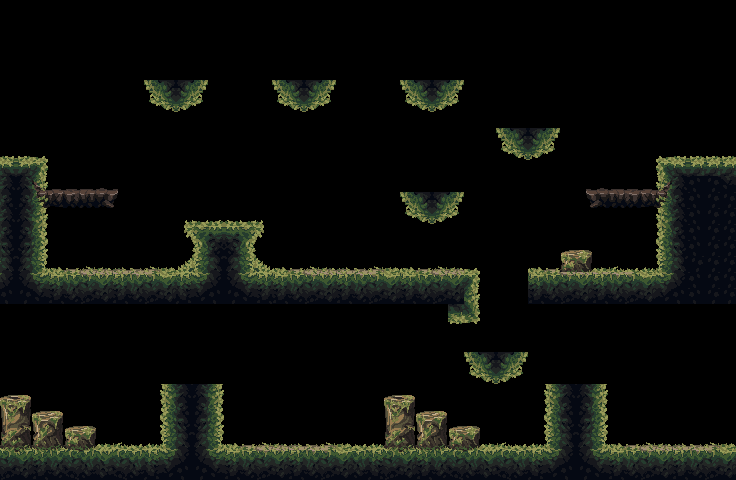

Tiled map render using the project's own tile images. Description and the map definition, with tile-layer contents summarised, below:
An orthogonal 46x30 tile map with 16x16 px tiles, 1 tile layer (top).

<map version="1.4" tiledversion="1.4.0" orientation="orthogonal" renderorder="right-down" width="46" height="30" tilewidth="16" tileheight="16" infinite="0" nextlayerid="2" nextobjectid="1">
 <editorsettings>
  <export target="terrain.json" format="json" />
 </editorsettings>
 <tileset firstgid="1" name="terrain" tilewidth="16" tileheight="16" tilecount="4096" columns="64">
  <image source="../tiles/mainlevbuild.png" width="1024" height="1024" />
  <tile id="341">
   <properties>
    <property name="isPlatform" type="bool" value="true" />
   </properties>
  </tile>
  <tile id="342">
   <properties>
    <property name="isPlatform" type="bool" value="true" />
   </properties>
  </tile>
  <tile id="343">
   <properties>
    <property name="isPlatform" type="bool" value="true" />
   </properties>
  </tile>
  <tile id="344">
   <properties>
    <property name="isPlatform" type="bool" value="true" />
   </properties>
  </tile>
  <tile id="406">
   <properties>
    <property name="isPlatform" type="bool" value="true" />
   </properties>
  </tile>
  <tile id="407">
   <properties>
    <property name="isPlatform" type="bool" value="true" />
   </properties>
  </tile>
  <tile id="651">
   <properties>
    <property name="isPlatform" type="bool" value="true" />
   </properties>
  </tile>
  <tile id="652">
   <properties>
    <property name="isPlatform" type="bool" value="true" />
   </properties>
  </tile>
  <tile id="653">
   <properties>
    <property name="isPlatform" type="bool" value="true" />
   </properties>
  </tile>
  <tile id="654">
   <properties>
    <property name="isPlatform" type="bool" value="true" />
   </properties>
  </tile>
  <tile id="715">
   <properties>
    <property name="isPlatform" type="bool" value="true" />
   </properties>
  </tile>
  <tile id="716">
   <properties>
    <property name="isPlatform" type="bool" value="true" />
   </properties>
  </tile>
  <tile id="717">
   <properties>
    <property name="isPlatform" type="bool" value="true" />
   </properties>
  </tile>
  <tile id="718">
   <properties>
    <property name="isPlatform" type="bool" value="true" />
   </properties>
  </tile>
  <tile id="775">
   <properties>
    <property name="isPlatform" type="bool" value="true" />
   </properties>
  </tile>
  <tile id="776">
   <properties>
    <property name="isPlatform" type="bool" value="true" />
   </properties>
  </tile>
  <tile id="777">
   <properties>
    <property name="isPlatform" type="bool" value="true" />
   </properties>
  </tile>
  <tile id="778">
   <properties>
    <property name="isPlatform" type="bool" value="true" />
   </properties>
  </tile>
  <tile id="779">
   <properties>
    <property name="isPlatform" type="bool" value="true" />
   </properties>
  </tile>
  <tile id="780">
   <properties>
    <property name="isPlatform" type="bool" value="true" />
   </properties>
  </tile>
  <tile id="781">
   <properties>
    <property name="isPlatform" type="bool" value="true" />
   </properties>
  </tile>
  <tile id="782">
   <properties>
    <property name="isPlatform" type="bool" value="true" />
   </properties>
  </tile>
  <tile id="783">
   <properties>
    <property name="isPlatform" type="bool" value="true" />
   </properties>
  </tile>
  <tile id="784">
   <properties>
    <property name="isPlatform" type="bool" value="true" />
   </properties>
  </tile>
  <tile id="785">
   <properties>
    <property name="isPlatform" type="bool" value="true" />
   </properties>
  </tile>
  <tile id="786">
   <properties>
    <property name="isPlatform" type="bool" value="true" />
   </properties>
  </tile>
  <tile id="843">
   <properties>
    <property name="isPlatform" type="bool" value="true" />
   </properties>
  </tile>
  <tile id="844">
   <properties>
    <property name="isPlatform" type="bool" value="true" />
   </properties>
  </tile>
  <tile id="845">
   <properties>
    <property name="isPlatform" type="bool" value="true" />
   </properties>
  </tile>
  <tile id="846">
   <properties>
    <property name="isPlatform" type="bool" value="true" />
   </properties>
  </tile>
  <tile id="897">
   <properties>
    <property name="isPlatform" type="bool" value="true" />
   </properties>
  </tile>
  <tile id="898">
   <properties>
    <property name="isPlatform" type="bool" value="true" />
   </properties>
  </tile>
  <tile id="907">
   <properties>
    <property name="isPlatform" type="bool" value="true" />
   </properties>
  </tile>
  <tile id="908">
   <properties>
    <property name="isPlatform" type="bool" value="true" />
   </properties>
  </tile>
  <tile id="909">
   <properties>
    <property name="isPlatform" type="bool" value="true" />
   </properties>
  </tile>
  <tile id="910">
   <properties>
    <property name="isPlatform" type="bool" value="true" />
   </properties>
  </tile>
  <tile id="920">
   <properties>
    <property name="isPlatform" type="bool" value="true" />
   </properties>
  </tile>
  <tile id="921">
   <properties>
    <property name="isPlatform" type="bool" value="true" />
   </properties>
  </tile>
  <tile id="922">
   <properties>
    <property name="isPlatform" type="bool" value="true" />
   </properties>
  </tile>
  <tile id="923">
   <properties>
    <property name="isPlatform" type="bool" value="true" />
   </properties>
  </tile>
  <tile id="961">
   <properties>
    <property name="isPlatform" type="bool" value="true" />
   </properties>
  </tile>
  <tile id="962">
   <properties>
    <property name="isPlatform" type="bool" value="true" />
   </properties>
  </tile>
  <tile id="963">
   <properties>
    <property name="isPlatform" type="bool" value="true" />
   </properties>
  </tile>
  <tile id="964">
   <properties>
    <property name="isPlatform" type="bool" value="true" />
   </properties>
  </tile>
  <tile id="971">
   <properties>
    <property name="isPlatform" type="bool" value="true" />
   </properties>
  </tile>
  <tile id="972">
   <properties>
    <property name="isPlatform" type="bool" value="true" />
   </properties>
  </tile>
  <tile id="973">
   <properties>
    <property name="isPlatform" type="bool" value="true" />
   </properties>
  </tile>
  <tile id="974">
   <properties>
    <property name="isPlatform" type="bool" value="true" />
   </properties>
  </tile>
  <tile id="984">
   <properties>
    <property name="isPlatform" type="bool" value="true" />
   </properties>
  </tile>
  <tile id="985">
   <properties>
    <property name="isPlatform" type="bool" value="true" />
   </properties>
  </tile>
  <tile id="986">
   <properties>
    <property name="isPlatform" type="bool" value="true" />
   </properties>
  </tile>
  <tile id="987">
   <properties>
    <property name="isPlatform" type="bool" value="true" />
   </properties>
  </tile>
  <tile id="1025">
   <properties>
    <property name="isPlatform" type="bool" value="true" />
   </properties>
  </tile>
  <tile id="1026">
   <properties>
    <property name="isPlatform" type="bool" value="true" />
   </properties>
  </tile>
  <tile id="1027">
   <properties>
    <property name="isPlatform" type="bool" value="true" />
   </properties>
  </tile>
  <tile id="1028">
   <properties>
    <property name="isPlatform" type="bool" value="true" />
   </properties>
  </tile>
  <tile id="1029">
   <properties>
    <property name="isPlatform" type="bool" value="true" />
   </properties>
  </tile>
  <tile id="1030">
   <properties>
    <property name="isPlatform" type="bool" value="true" />
   </properties>
  </tile>
  <tile id="1035">
   <properties>
    <property name="isPlatform" type="bool" value="true" />
   </properties>
  </tile>
  <tile id="1036">
   <properties>
    <property name="isPlatform" type="bool" value="true" />
   </properties>
  </tile>
  <tile id="1037">
   <properties>
    <property name="isPlatform" type="bool" value="true" />
   </properties>
  </tile>
  <tile id="1038">
   <properties>
    <property name="isPlatform" type="bool" value="true" />
   </properties>
  </tile>
  <tile id="1048">
   <properties>
    <property name="isPlatform" type="bool" value="true" />
   </properties>
  </tile>
  <tile id="1049">
   <properties>
    <property name="isPlatform" type="bool" value="true" />
   </properties>
  </tile>
  <tile id="1050">
   <properties>
    <property name="isPlatform" type="bool" value="true" />
   </properties>
  </tile>
  <tile id="1051">
   <properties>
    <property name="isPlatform" type="bool" value="true" />
   </properties>
  </tile>
  <tile id="1089">
   <properties>
    <property name="isPlatform" type="bool" value="true" />
   </properties>
  </tile>
  <tile id="1090">
   <properties>
    <property name="isPlatform" type="bool" value="true" />
   </properties>
  </tile>
  <tile id="1091">
   <properties>
    <property name="isPlatform" type="bool" value="true" />
   </properties>
  </tile>
  <tile id="1092">
   <properties>
    <property name="isPlatform" type="bool" value="true" />
   </properties>
  </tile>
  <tile id="1093">
   <properties>
    <property name="isPlatform" type="bool" value="true" />
   </properties>
  </tile>
  <tile id="1094">
   <properties>
    <property name="isPlatform" type="bool" value="true" />
   </properties>
  </tile>
  <tile id="1095">
   <properties>
    <property name="isPlatform" type="bool" value="true" />
   </properties>
  </tile>
  <tile id="1096">
   <properties>
    <property name="isPlatform" type="bool" value="true" />
   </properties>
  </tile>
  <tile id="1097">
   <properties>
    <property name="isPlatform" type="bool" value="true" />
   </properties>
  </tile>
  <tile id="1098">
   <properties>
    <property name="isPlatform" type="bool" value="true" />
   </properties>
  </tile>
  <tile id="1099">
   <properties>
    <property name="isPlatform" type="bool" value="true" />
   </properties>
  </tile>
  <tile id="1100">
   <properties>
    <property name="isPlatform" type="bool" value="true" />
   </properties>
  </tile>
  <tile id="1101">
   <properties>
    <property name="isPlatform" type="bool" value="true" />
   </properties>
  </tile>
  <tile id="1102">
   <properties>
    <property name="isPlatform" type="bool" value="true" />
   </properties>
  </tile>
  <tile id="1103">
   <properties>
    <property name="isPlatform" type="bool" value="true" />
   </properties>
  </tile>
  <tile id="1104">
   <properties>
    <property name="isPlatform" type="bool" value="true" />
   </properties>
  </tile>
  <tile id="1105">
   <properties>
    <property name="isPlatform" type="bool" value="true" />
   </properties>
  </tile>
  <tile id="1106">
   <properties>
    <property name="isPlatform" type="bool" value="true" />
   </properties>
  </tile>
  <tile id="1107">
   <properties>
    <property name="isPlatform" type="bool" value="true" />
   </properties>
  </tile>
  <tile id="1108">
   <properties>
    <property name="isPlatform" type="bool" value="true" />
   </properties>
  </tile>
  <tile id="1109">
   <properties>
    <property name="isPlatform" type="bool" value="true" />
   </properties>
  </tile>
  <tile id="1110">
   <properties>
    <property name="isPlatform" type="bool" value="true" />
   </properties>
  </tile>
  <tile id="1111">
   <properties>
    <property name="isPlatform" type="bool" value="true" />
   </properties>
  </tile>
  <tile id="1112">
   <properties>
    <property name="isPlatform" type="bool" value="true" />
   </properties>
  </tile>
  <tile id="1113">
   <properties>
    <property name="isPlatform" type="bool" value="true" />
   </properties>
  </tile>
  <tile id="1114">
   <properties>
    <property name="isPlatform" type="bool" value="true" />
   </properties>
  </tile>
  <tile id="1115">
   <properties>
    <property name="isPlatform" type="bool" value="true" />
   </properties>
  </tile>
  <tile id="1116">
   <properties>
    <property name="isPlatform" type="bool" value="true" />
   </properties>
  </tile>
  <tile id="1153">
   <properties>
    <property name="isPlatform" type="bool" value="true" />
   </properties>
  </tile>
  <tile id="1154">
   <properties>
    <property name="isPlatform" type="bool" value="true" />
   </properties>
  </tile>
  <tile id="1155">
   <properties>
    <property name="isPlatform" type="bool" value="true" />
   </properties>
  </tile>
  <tile id="1156">
   <properties>
    <property name="isPlatform" type="bool" value="true" />
   </properties>
  </tile>
  <tile id="1157">
   <properties>
    <property name="isPlatform" type="bool" value="true" />
   </properties>
  </tile>
  <tile id="1158">
   <properties>
    <property name="isPlatform" type="bool" value="true" />
   </properties>
  </tile>
  <tile id="1159">
   <properties>
    <property name="isPlatform" type="bool" value="true" />
   </properties>
  </tile>
  <tile id="1160">
   <properties>
    <property name="isPlatform" type="bool" value="true" />
   </properties>
  </tile>
  <tile id="1161">
   <properties>
    <property name="isPlatform" type="bool" value="true" />
   </properties>
  </tile>
  <tile id="1162">
   <properties>
    <property name="isPlatform" type="bool" value="true" />
   </properties>
  </tile>
  <tile id="1163">
   <properties>
    <property name="isPlatform" type="bool" value="true" />
   </properties>
  </tile>
  <tile id="1164">
   <properties>
    <property name="isPlatform" type="bool" value="true" />
   </properties>
  </tile>
  <tile id="1165">
   <properties>
    <property name="isPlatform" type="bool" value="true" />
   </properties>
  </tile>
  <tile id="1166">
   <properties>
    <property name="isPlatform" type="bool" value="true" />
   </properties>
  </tile>
  <tile id="1167">
   <properties>
    <property name="isPlatform" type="bool" value="true" />
   </properties>
  </tile>
  <tile id="1168">
   <properties>
    <property name="isPlatform" type="bool" value="true" />
   </properties>
  </tile>
  <tile id="1169">
   <properties>
    <property name="isPlatform" type="bool" value="true" />
   </properties>
  </tile>
  <tile id="1170">
   <properties>
    <property name="isPlatform" type="bool" value="true" />
   </properties>
  </tile>
  <tile id="1171">
   <properties>
    <property name="isPlatform" type="bool" value="true" />
   </properties>
  </tile>
  <tile id="1172">
   <properties>
    <property name="isPlatform" type="bool" value="true" />
   </properties>
  </tile>
  <tile id="1173">
   <properties>
    <property name="isPlatform" type="bool" value="true" />
   </properties>
  </tile>
  <tile id="1174">
   <properties>
    <property name="isPlatform" type="bool" value="true" />
   </properties>
  </tile>
  <tile id="1175">
   <properties>
    <property name="isPlatform" type="bool" value="true" />
   </properties>
  </tile>
  <tile id="1176">
   <properties>
    <property name="isPlatform" type="bool" value="true" />
   </properties>
  </tile>
  <tile id="1177">
   <properties>
    <property name="isPlatform" type="bool" value="true" />
   </properties>
  </tile>
  <tile id="1178">
   <properties>
    <property name="isPlatform" type="bool" value="true" />
   </properties>
  </tile>
  <tile id="1179">
   <properties>
    <property name="isPlatform" type="bool" value="true" />
   </properties>
  </tile>
  <tile id="1180">
   <properties>
    <property name="isPlatform" type="bool" value="true" />
   </properties>
  </tile>
 </tileset>
 <layer id="1" name="top" width="46" height="30">
  <data>[1380 cells, 860 non-empty, 339 distinct tile ids]</data>
 </layer>
</map>
